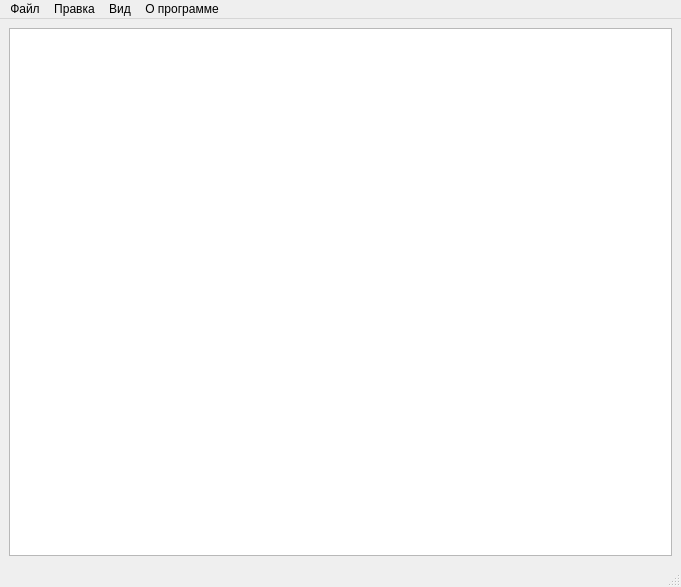
<?xml version="1.0" encoding="UTF-8"?>
<ui version="4.0">
 <class>textEditor</class>
 <widget class="QMainWindow" name="textEditor">
  <property name="geometry">
   <rect>
    <x>0</x>
    <y>0</y>
    <width>681</width>
    <height>587</height>
   </rect>
  </property>
  <property name="windowTitle">
   <string>textEditor</string>
  </property>
  <widget class="QWidget" name="centralwidget">
   <layout class="QGridLayout" name="gridLayout">
    <item row="0" column="0">
     <widget class="QTextEdit" name="textEdit"/>
    </item>
   </layout>
  </widget>
  <widget class="QMenuBar" name="menubar">
   <property name="geometry">
    <rect>
     <x>0</x>
     <y>0</y>
     <width>681</width>
     <height>22</height>
    </rect>
   </property>
   <widget class="QMenu" name="menu">
    <property name="title">
     <string>Файл</string>
    </property>
    <addaction name="actionNew210639"/>
    <addaction name="separator"/>
    <addaction name="actionOpen210639"/>
    <addaction name="separator"/>
    <addaction name="actionSave210639"/>
    <addaction name="actionSaveAS210639"/>
    <addaction name="separator"/>
    <addaction name="actionClose210639"/>
    <addaction name="separator"/>
    <addaction name="actionExit210639"/>
   </widget>
   <widget class="QMenu" name="menu_2">
    <property name="title">
     <string>Вид</string>
    </property>
    <addaction name="actionSelectFont210639"/>
   </widget>
   <widget class="QMenu" name="menu_3">
    <property name="title">
     <string>Правка</string>
    </property>
    <addaction name="actionCut210639"/>
    <addaction name="actionCopy210639"/>
    <addaction name="actionPaste210639"/>
    <addaction name="actionUndo210639"/>
    <addaction name="actionRedo210639"/>
   </widget>
   <widget class="QMenu" name="menu_4">
    <property name="title">
     <string>О программе</string>
    </property>
    <addaction name="actionAbout210639"/>
    <addaction name="actionAbout_Qt210639"/>
   </widget>
   <addaction name="menu"/>
   <addaction name="menu_3"/>
   <addaction name="menu_2"/>
   <addaction name="menu_4"/>
  </widget>
  <widget class="QStatusBar" name="statusbar"/>
  <action name="actionNew210639">
   <property name="icon">
    <iconset>
     <normaloff>new.png</normaloff>new.png</iconset>
   </property>
   <property name="text">
    <string>Создать</string>
   </property>
   <property name="toolTip">
    <string>Создать новый документ</string>
   </property>
   <property name="shortcut">
    <string>Ctrl+N</string>
   </property>
  </action>
  <action name="actionClose210639">
   <property name="text">
    <string>Закрыть</string>
   </property>
   <property name="toolTip">
    <string>Закрыть текущее окно</string>
   </property>
   <property name="shortcut">
    <string>Ctrl+W</string>
   </property>
  </action>
  <action name="actionExit210639">
   <property name="text">
    <string>Выход</string>
   </property>
   <property name="toolTip">
    <string>Закрыть приложение</string>
   </property>
  </action>
  <action name="actionSelectFont210639">
   <property name="text">
    <string>Select Font</string>
   </property>
   <property name="toolTip">
    <string>Select the display font</string>
   </property>
  </action>
  <action name="actionAbout210639">
   <property name="text">
    <string>About</string>
   </property>
  </action>
  <action name="actionAbout_Qt210639">
   <property name="text">
    <string>About Qt</string>
   </property>
  </action>
  <action name="actionCut210639">
   <property name="icon">
    <iconset>
     <normaloff>cut.png</normaloff>cut.png</iconset>
   </property>
   <property name="text">
    <string>Cut</string>
   </property>
   <property name="toolTip">
    <string>Cut</string>
   </property>
   <property name="shortcut">
    <string>Ctrl+X</string>
   </property>
  </action>
  <action name="actionCopy210639">
   <property name="icon">
    <iconset>
     <normaloff>copy.png</normaloff>copy.png</iconset>
   </property>
   <property name="text">
    <string>Copy</string>
   </property>
   <property name="toolTip">
    <string>Copy</string>
   </property>
   <property name="shortcut">
    <string>Ctrl+C</string>
   </property>
  </action>
  <action name="actionPaste210639">
   <property name="icon">
    <iconset>
     <normaloff>paste.png</normaloff>paste.png</iconset>
   </property>
   <property name="text">
    <string>Paste</string>
   </property>
   <property name="toolTip">
    <string>Paste</string>
   </property>
   <property name="shortcut">
    <string>Ctrl+V</string>
   </property>
  </action>
  <action name="actionUndo210639">
   <property name="text">
    <string>Undo</string>
   </property>
   <property name="toolTip">
    <string>Undo the last action</string>
   </property>
   <property name="shortcut">
    <string>Ctrl+Z</string>
   </property>
  </action>
  <action name="actionRedo210639">
   <property name="text">
    <string>Redo</string>
   </property>
   <property name="toolTip">
    <string>Redo the last action</string>
   </property>
   <property name="shortcut">
    <string>Ctrl+Y</string>
   </property>
  </action>
  <action name="actionOpen210639">
   <property name="icon">
    <iconset>
     <normaloff>open.png</normaloff>open.png</iconset>
   </property>
   <property name="text">
    <string>Open...</string>
   </property>
   <property name="toolTip">
    <string>Open a document</string>
   </property>
   <property name="shortcut">
    <string>Ctrl+O</string>
   </property>
  </action>
  <action name="actionSave210639">
   <property name="icon">
    <iconset resource="texteditor.qrc">
     <normaloff>:/icons/save.png</normaloff>:/icons/save.png</iconset>
   </property>
   <property name="text">
    <string>Save</string>
   </property>
   <property name="toolTip">
    <string>Save document</string>
   </property>
   <property name="shortcut">
    <string>Ctrl+S</string>
   </property>
  </action>
  <action name="actionSaveAS210639">
   <property name="text">
    <string>Save AS...</string>
   </property>
   <property name="toolTip">
    <string>Save document as</string>
   </property>
   <property name="shortcut">
    <string>Ctrl+Shift+S</string>
   </property>
  </action>
 </widget>
 <resources>
  <include location="texteditor.qrc"/>
 </resources>
 <connections/>
</ui>
